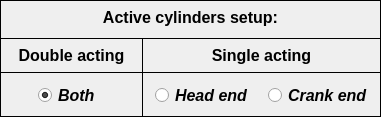
     <widget class="QFrame" name="frame_2">
      <property name="geometry">
       <rect>
        <x>54</x>
        <y>406</y>
        <width>381</width>
        <height>117</height>
       </rect>
      </property>
      <property name="frameShape">
       <enum>QFrame::Box</enum>
      </property>
      <property name="frameShadow">
       <enum>QFrame::Plain</enum>
      </property>
      <widget class="QLabel" name="label_8">
       <property name="geometry">
        <rect>
         <x>80</x>
         <y>8</y>
         <width>221</width>
         <height>23</height>
        </rect>
       </property>
       <property name="font">
        <font>
         <family>Arial</family>
         <pointsize>12</pointsize>
         <weight>75</weight>
         <italic>false</italic>
         <bold>true</bold>
        </font>
       </property>
       <property name="frameShape">
        <enum>QFrame::NoFrame</enum>
       </property>
       <property name="frameShadow">
        <enum>QFrame::Raised</enum>
       </property>
       <property name="text">
        <string>Active cylinders setup:</string>
       </property>
       <property name="alignment">
        <set>Qt::AlignHCenter|Qt::AlignTop</set>
       </property>
      </widget>
      <widget class="QFrame" name="frame_3">
       <property name="geometry">
        <rect>
         <x>142</x>
         <y>38</y>
         <width>240</width>
         <height>79</height>
        </rect>
       </property>
       <property name="frameShape">
        <enum>QFrame::Box</enum>
       </property>
       <property name="frameShadow">
        <enum>QFrame::Plain</enum>
       </property>
       <widget class="QWidget" name="horizontalLayoutWidget_3">
        <property name="geometry">
         <rect>
          <x>6</x>
          <y>40</y>
          <width>229</width>
          <height>35</height>
         </rect>
        </property>
        <layout class="QHBoxLayout" name="horizontalLayout_3">
         <item>
          <widget class="QRadioButton" name="radioButton_head_end_cylinder">
           <property name="minimumSize">
            <size>
             <width>100</width>
             <height>26</height>
            </size>
           </property>
           <property name="maximumSize">
            <size>
             <width>100</width>
             <height>26</height>
            </size>
           </property>
           <property name="font">
            <font>
             <family>Arial</family>
             <pointsize>12</pointsize>
             <weight>75</weight>
             <italic>true</italic>
             <bold>true</bold>
            </font>
           </property>
           <property name="text">
            <string>Head end</string>
           </property>
           <attribute name="buttonGroup">
            <string notr="true">buttonGroup</string>
           </attribute>
          </widget>
         </item>
         <item>
          <widget class="QRadioButton" name="radioButton_crank_end_cylinder">
           <property name="minimumSize">
            <size>
             <width>100</width>
             <height>26</height>
            </size>
           </property>
           <property name="maximumSize">
            <size>
             <width>100</width>
             <height>26</height>
            </size>
           </property>
           <property name="font">
            <font>
             <family>Arial</family>
             <pointsize>12</pointsize>
             <weight>75</weight>
             <italic>true</italic>
             <bold>true</bold>
            </font>
           </property>
           <property name="text">
            <string>Crank end</string>
           </property>
           <attribute name="buttonGroup">
            <string notr="true">buttonGroup</string>
           </attribute>
          </widget>
         </item>
        </layout>
       </widget>
       <widget class="QLabel" name="label_10">
        <property name="geometry">
         <rect>
          <x>0</x>
          <y>0</y>
          <width>239</width>
          <height>35</height>
         </rect>
        </property>
        <property name="font">
         <font>
          <family>Arial</family>
          <pointsize>12</pointsize>
          <weight>75</weight>
          <italic>false</italic>
          <bold>true</bold>
         </font>
        </property>
        <property name="frameShape">
         <enum>QFrame::Box</enum>
        </property>
        <property name="frameShadow">
         <enum>QFrame::Plain</enum>
        </property>
        <property name="text">
         <string>&lt;html&gt;&lt;head/&gt;&lt;body&gt;&lt;p align=&quot;center&quot;&gt;Single acting&lt;/p&gt;&lt;/body&gt;&lt;/html&gt;</string>
        </property>
        <property name="alignment">
         <set>Qt::AlignCenter</set>
        </property>
       </widget>
      </widget>
      <widget class="QFrame" name="frame_9">
       <property name="geometry">
        <rect>
         <x>0</x>
         <y>38</y>
         <width>143</width>
         <height>79</height>
        </rect>
       </property>
       <property name="frameShape">
        <enum>QFrame::Box</enum>
       </property>
       <property name="frameShadow">
        <enum>QFrame::Plain</enum>
       </property>
       <widget class="QLabel" name="label_9">
        <property name="geometry">
         <rect>
          <x>0</x>
          <y>0</y>
          <width>143</width>
          <height>35</height>
         </rect>
        </property>
        <property name="font">
         <font>
          <family>Arial</family>
          <pointsize>12</pointsize>
          <weight>75</weight>
          <italic>false</italic>
          <bold>true</bold>
         </font>
        </property>
        <property name="frameShape">
         <enum>QFrame::Box</enum>
        </property>
        <property name="frameShadow">
         <enum>QFrame::Plain</enum>
        </property>
        <property name="text">
         <string>&lt;html&gt;&lt;head/&gt;&lt;body&gt;&lt;p align=&quot;center&quot;&gt;Double acting&lt;/p&gt;&lt;/body&gt;&lt;/html&gt;</string>
        </property>
        <property name="alignment">
         <set>Qt::AlignCenter</set>
        </property>
       </widget>
       <widget class="QRadioButton" name="radioButton_both_cylinders">
        <property name="geometry">
         <rect>
          <x>38</x>
          <y>44</y>
          <width>80</width>
          <height>26</height>
         </rect>
        </property>
        <property name="minimumSize">
         <size>
          <width>80</width>
          <height>26</height>
         </size>
        </property>
        <property name="maximumSize">
         <size>
          <width>80</width>
          <height>26</height>
         </size>
        </property>
        <property name="font">
         <font>
          <family>Arial</family>
          <pointsize>12</pointsize>
          <weight>75</weight>
          <italic>true</italic>
          <bold>true</bold>
         </font>
        </property>
        <property name="text">
         <string>Both</string>
        </property>
        <property name="checked">
         <bool>true</bool>
        </property>
        <attribute name="buttonGroup">
         <string notr="true">buttonGroup</string>
        </attribute>
       </widget>
      </widget>
     </widget>
